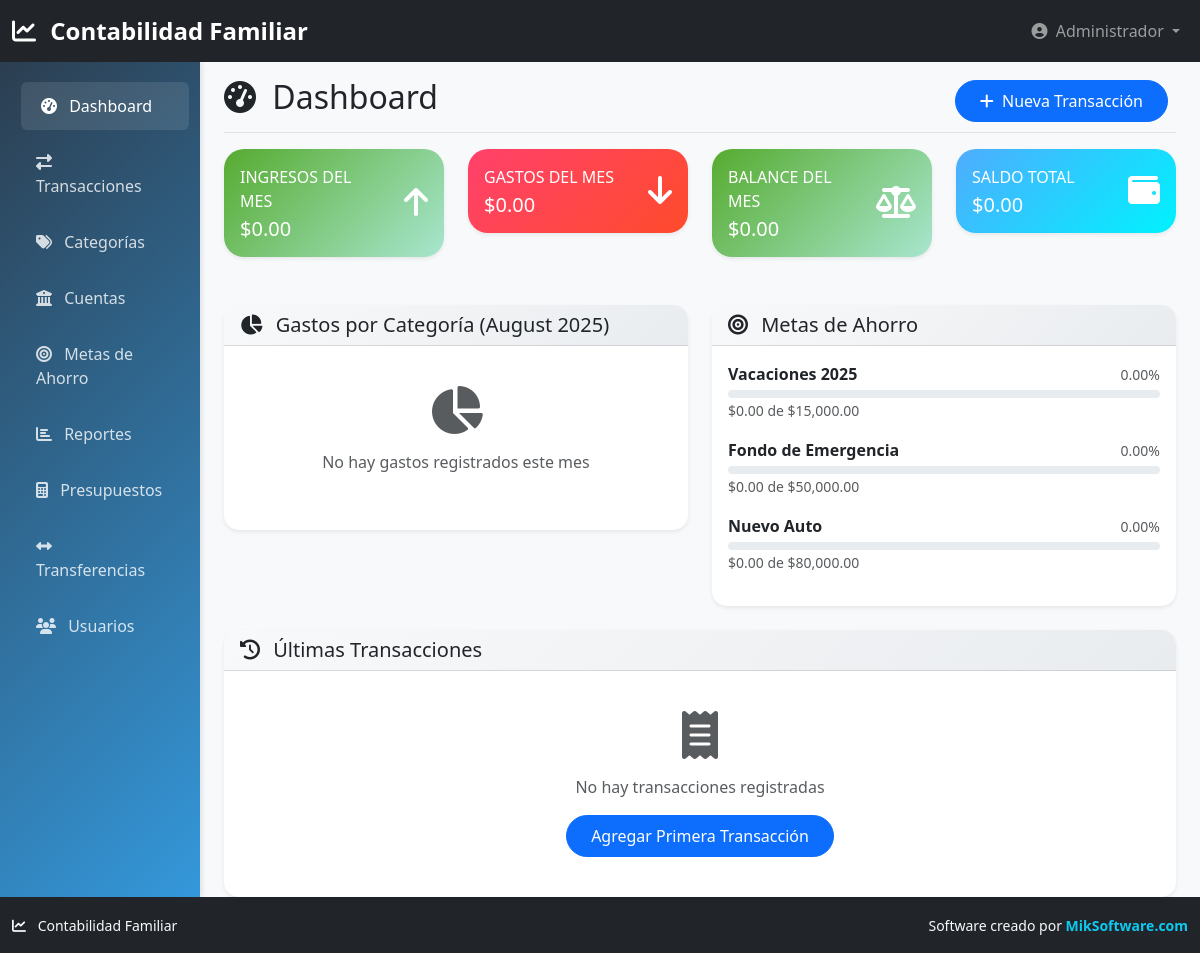
Page /dashboard.php (signed in) on the committed database.
### tables this page shows
CREATE TABLE metas_ahorro (
    id INT AUTO_INCREMENT PRIMARY KEY,
    nombre VARCHAR(150) NOT NULL,
    descripcion TEXT,
    cantidad_objetivo DECIMAL(12,2) NOT NULL,
    cantidad_actual DECIMAL(12,2) DEFAULT 0.00,
    fecha_objetivo DATE,
    completada BOOLEAN DEFAULT FALSE,
    created_at TIMESTAMP DEFAULT CURRENT_TIMESTAMP
);

### dashboard.php (the view, shortened to what the rows shown need)
<?php
require_once 'config/database.php';
$metasAhorro = $db->fetchAll(
    "SELECT *,
     ROUND((cantidad_actual / cantidad_objetivo) * 100, 2) as progreso
     FROM metas_ahorro
     WHERE completada = 0
     ORDER BY fecha_objetivo ASC
     LIMIT 5"
);
include 'includes/header.php';
?>
<div class="container-fluid">
    <div class="row">
        <main class="col-md-9 ms-sm-auto col-lg-10 px-md-4">
            <div class="d-flex justify-content-between flex-wrap flex-md-nowrap align-items-center pt-3 pb-2 mb-3 border-bottom">
                <h1 class="h2">
                    <i class="fas fa-tachometer-alt me-2"></i>
                    Dashboard
                </h1>
            </div>
            <div class="row">
                <div class="col-lg-6 mb-4">
                    <div class="card animate-fade-in">
                        <div class="card-body">
                            <?php if (!empty($metasAhorro)): ?>
                                <?php foreach ($metasAhorro as $meta): ?>
                                    <div class="mb-3">
                                        <div class="d-flex justify-content-between align-items-center mb-1">
                                            <span class="fw-bold"><?php echo htmlspecialchars($meta['nombre']); ?></span>
                                            <small class="text-muted"><?php echo $meta['progreso']; ?>%</small>
                                        </div>
                                        <div class="progress" style="height: 8px;">
                                        </div>
                                        <small class="text-muted">
                                            $<?php echo number_format($meta['cantidad_actual'], 2); ?> de
                                            $<?php echo number_format($meta['cantidad_objetivo'], 2); ?>
                                        </small>
                                    </div>
                                <?php endforeach; ?>
                            <?php endif; ?>
                        </div>
                    </div>
                </div>
            </div>
        </main>
    </div>
</div>
<?php include 'includes/footer.php'; ?>

### rows in the picture
metas_ahorro: nombre "Vacaciones 2025", progreso "0.00", cantidad_actual "0.00", cantidad_objetivo "15,000.00"
metas_ahorro: nombre "Fondo de Emergencia", progreso "0.00", cantidad_actual "0.00", cantidad_objetivo "50,000.00"
metas_ahorro: nombre "Nuevo Auto", progreso "0.00", cantidad_actual "0.00", cantidad_objetivo "80,000.00"

### other values in the picture
$_SESSION['user_name'] "Administrador"
$ingresosMes "0.00"
$gastosMes "0.00"
$balanceMes "0.00"
$saldoTotal "0.00"
